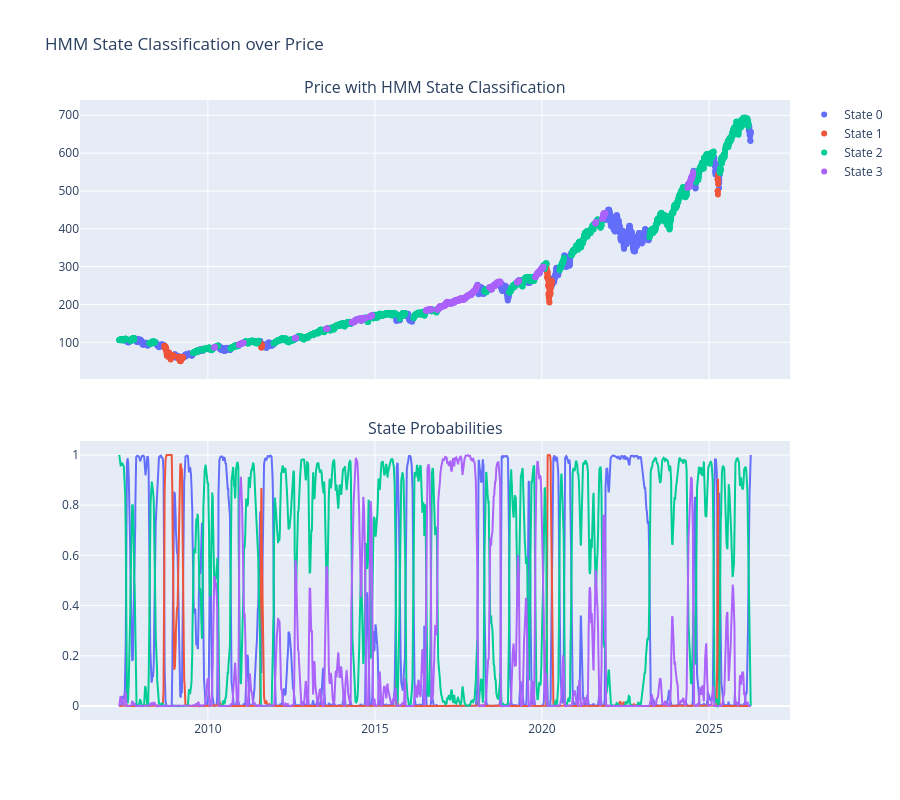
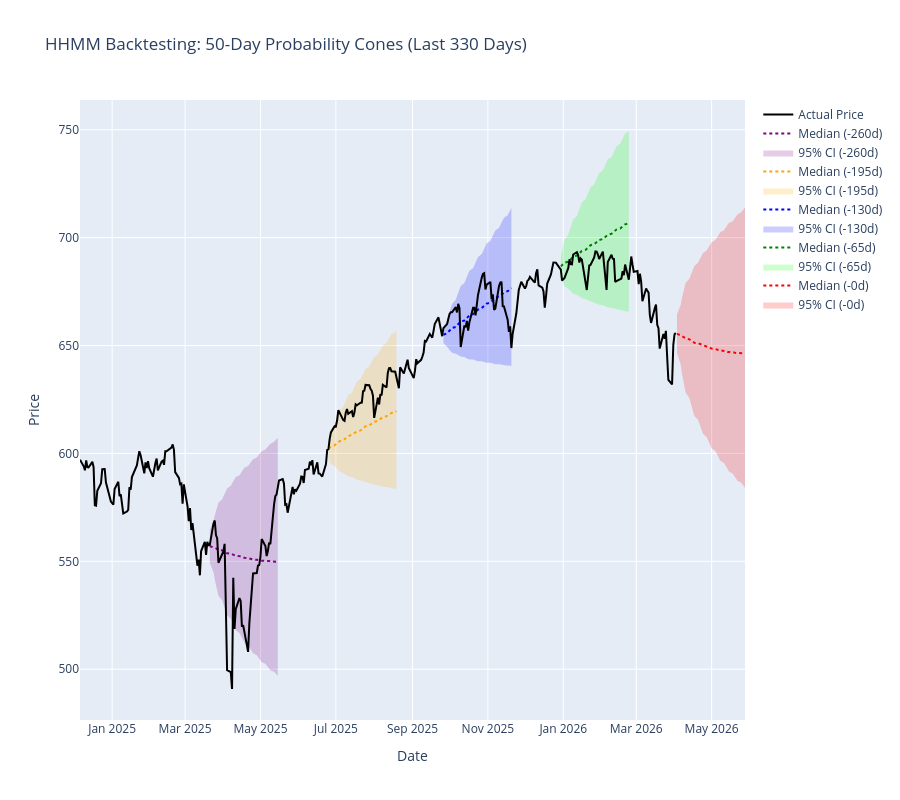

Source (notebook cell) for these figures, in order:
### Code cell
# Plotly and Matplotlib functions to graph the probability cones, 3D density over time, and the state classification overlay.
def plot_hmm_classification_plotly(clean_df, posterior, column_name='Close'):
    most_likely_states = np.argmax(posterior, axis=0)
    num_states = posterior.shape[0]
    colors = px.colors.qualitative.Plotly[:num_states]
    
    fig = make_subplots(rows=2, cols=1, shared_xaxes=True, 
                        vertical_spacing=0.1, 
                        subplot_titles=("Price with HMM State Classification", "State Probabilities"))
    
    fig.add_trace(
        go.Scatter(
            x=clean_df['date'],
            y=clean_df[column_name],
            mode='lines',
            line=dict(color='lightgray', width=1.5),
            name='Price',
            showlegend=False
        ), row=1, col=1)

    for state in range(num_states):
        mask = (most_likely_states == state)
        fig.add_trace(
            go.Scatter(
                x=clean_df['date'][mask],
                y=clean_df[column_name][mask],
                mode='markers',
                marker=dict(color=colors[state], size=6),
                name=f'State {state}',
                showlegend=True 
            ), row=1, col=1)
    
    for state in range(num_states):
        fig.add_trace(
            go.Scatter(
                x=clean_df['date'],
                y=posterior[state, :],
                mode='lines',
                line=dict(color=colors[state]),
                name=f'State {state} Prob',
                showlegend=False
            ), row=2, col=1)
    
    fig.update_layout(height=800, title_text="HMM State Classification over Price", hovermode="x unified")
    fig.show()


    
def plot_historical_cones_plotly(clean_df, trained_forecast, posterior, column_name='Close'):
    lookback_days = 330
    df_recent = clean_df.tail(lookback_days).copy()
    total_len = len(clean_df)
    
    fig = go.Figure()
    
    offsets = [0, 65, 130, 195, 260] 
    forecast_horizon = 40     
    
    colors = ['rgba(255, 0, 0, 0.2)', 'rgba(0, 255, 0, 0.2)', 'rgba(0, 0, 255, 0.2)', 'rgba(255, 165, 0, 0.2)', 'rgba(128, 0, 128, 0.2)']
    lines = ['red', 'green', 'blue', 'orange', 'purple']
    
    original_compute = trained_forecast.compute_probs
    def safe_compute_probs():
        trained_forecast.probs[:, 1:] = 0.0 
        return original_compute()
    trained_forecast.compute_probs = safe_compute_probs

    for i, offset in enumerate(offsets):
        target_idx = total_len - 1 - offset
        if target_idx < 0: 
            continue
            
        S0 = float(clean_df[column_name].iloc[target_idx])
        start_date = clean_df['date'].iloc[target_idx]
        
        trained_forecast.max_T = forecast_horizon
        trained_forecast.probs = np.zeros((trained_forecast.bottom_states, forecast_horizon + 1), dtype=float)
        trained_forecast.probs[:, 0] = posterior[:, target_idx] 

        lower, upper, mid = trained_forecast.create_probability_cone(S0, confidence=0.70)
        
        cone_dates = pd.bdate_range(start=start_date + pd.Timedelta(days=1), periods=forecast_horizon)
        
        c_fill = colors[i]
        c_line = lines[i]
        
        fig.add_trace(go.Scatter(x=cone_dates, y=upper, mode='lines', line=dict(width=0), showlegend=False, hoverinfo='skip'))
        
        fig.add_trace(go.Scatter(x=cone_dates, y=lower, mode='lines', line=dict(width=0), fill='tonexty', fillcolor=c_fill, name=f'95% CI (-{offset}d)'))
        
        fig.add_trace(go.Scatter(x=cone_dates, y=mid, mode='lines', line=dict(color=c_line, width=2, dash='dot'), name=f'Median (-{offset}d)'))

    trained_forecast.compute_probs = original_compute

    fig.add_trace(go.Scatter(
        x=df_recent['date'],
        y=df_recent[column_name],
        mode='lines',
        line=dict(color='black', width=2),
        name='Actual Price'
    ))

    fig.update_layout(
        height=800, 
        title_text=f"HHMM Backtesting: 50-Day Probability Cones (Last {lookback_days} Days)", 
        xaxis_title="Date",
        yaxis_title="Price",
        hovermode="x unified"
    )
    fig.show()


def plot_3d_densities(density, x_range, T, type_name="Price"):
    fig = plt.figure(figsize=(10, 7))
    ax = fig.add_subplot(111, projection='3d')
    time_steps = np.arange(1, T + 1)
    Y = x_range
    X, Z = np.meshgrid(time_steps, Y)
    W = np.vstack(density).T
    ax.plot_surface(X, Z, W, cmap='viridis')
    ax.set_xlabel('Time Steps')
    ax.set_ylabel(type_name)
    ax.set_zlabel('Density')
    plt.show()

# Execution of Plots

plot_hmm_classification_plotly(result_df, model_posterior, 'Close')
plot_3d_densities(forecasted_return_densities, x_returns, maxT, type_name="Returns")
plot_3d_densities(forecasted_stock_densities, x_prices, maxT, type_name="Price")
plot_historical_cones_plotly(result_df, forecast, model_posterior, 'Close')
